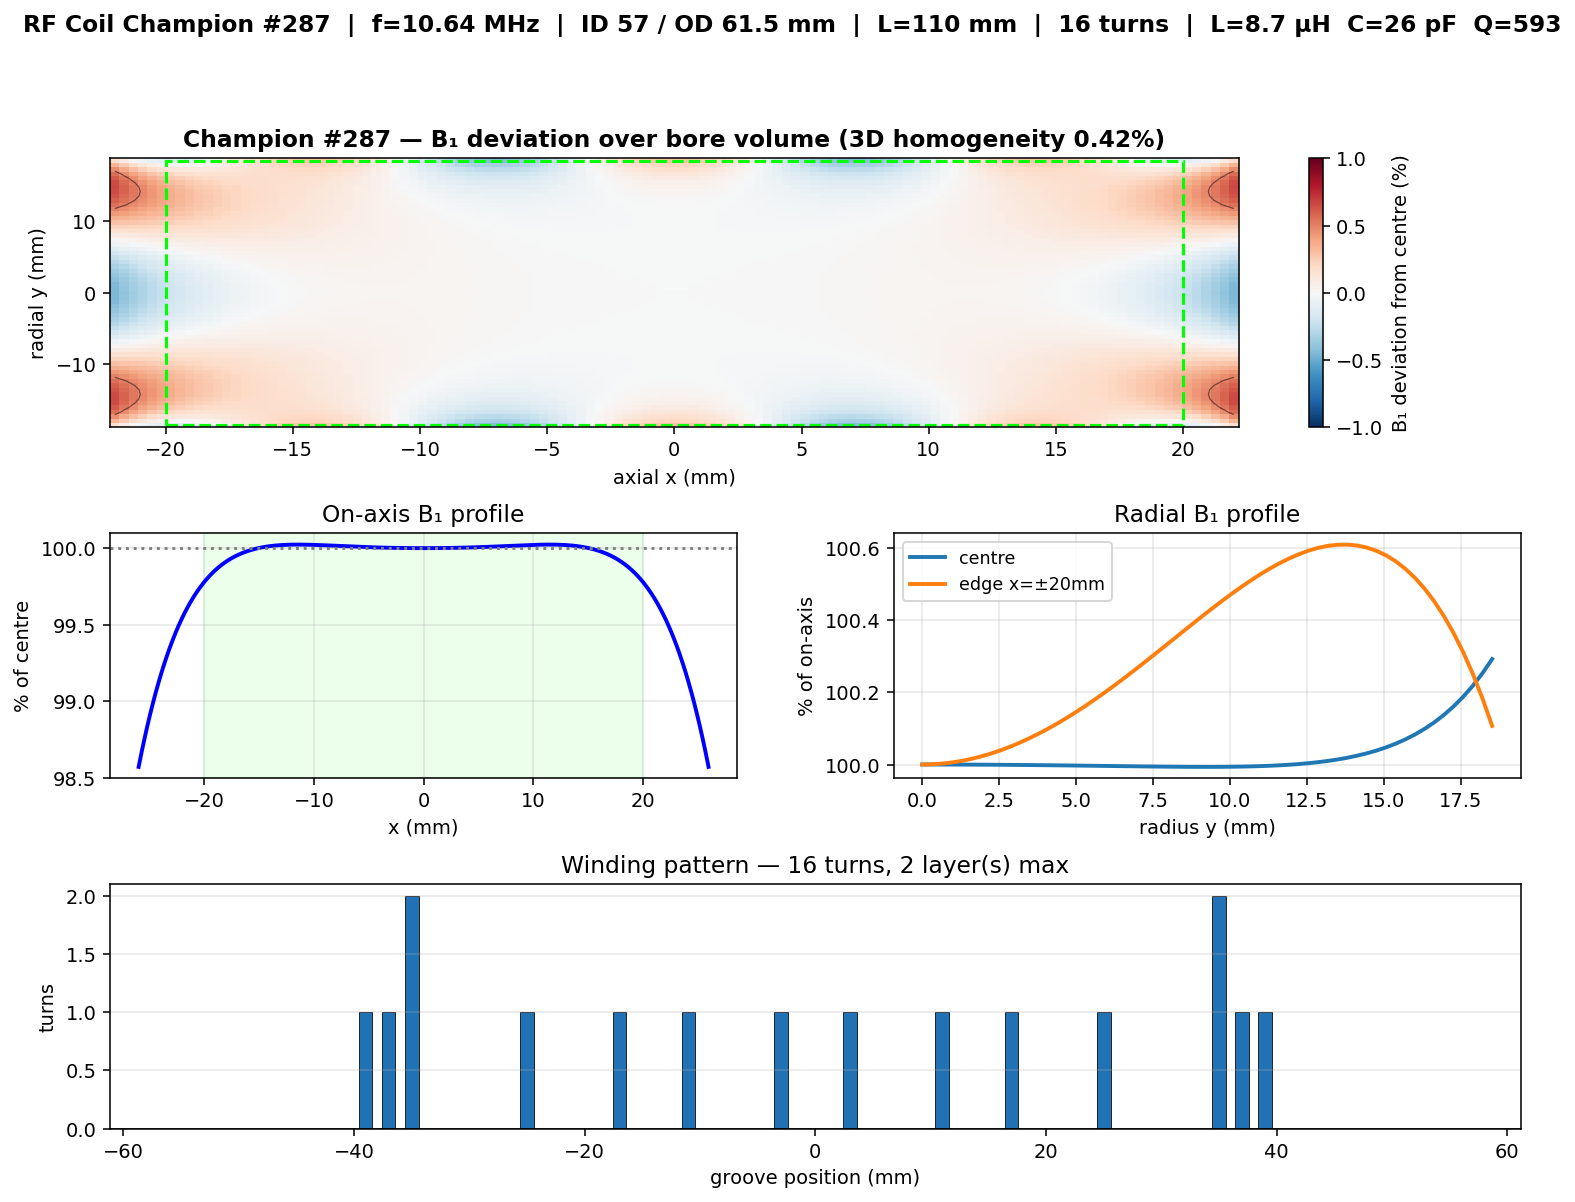

The script that saved this image:
"""
champion_report.py — Full report + figures for one design from results.json.

Usage: python champion_report.py [design_id]
If no id given, picks the best practical champion (C in [25,300]pF, Q>=350,
min true 3D homogeneity).
"""
import sys, json
import numpy as np
import matplotlib
matplotlib.use("Agg")
import matplotlib.pyplot as plt
from coil_core import (AWG, groove_positions_uniform, field_matrix_3d,
                       b1_single_loop_on_axis, F_OPERATING)


def pick_champion(designs):
    pr = [d for d in designs if d.get("fits") and "off_mag_pm" in d
          and 25 <= d["C_pF"] <= 300 and d["Q"] >= 350]
    pool = pr if pr else [d for d in designs if d.get("fits")]
    return min(pool, key=lambda d: d.get("off_mag_pm", d["max_error"]))


def main():
    store = json.load(open("results.json"))
    designs = store["designs"]
    if len(sys.argv) > 1:
        d = next(x for x in designs if x["id"] == int(sys.argv[1]))
    else:
        d = pick_champion(designs)

    R = d["coil_radius_mm"]/1000
    L = d["coil_length_mm"]/1000
    former = d["former_mm"]/1000
    wire_ins = AWG[d["awg"]][1]
    M = d["M"]; w = np.array(d["windings"])
    gpos = groove_positions_uniform(L, M)
    fov = d["fov_half_mm"]/1000
    r_frac = d.get("r_frac", 0.65)

    # ---- 2D field map over the bore (x axial, y radial) ----
    nx, ny = 121, 61
    xs = np.linspace(-fov*1.1, fov*1.1, nx)
    ys = np.linspace(-r_frac*R, r_frac*R, ny)
    XX, YY = np.meshgrid(xs, ys)
    B = field_matrix_3d(gpos, R, XX.ravel(), YY.ravel(), n_seg=240) @ w
    B = B.reshape(YY.shape)
    ctr = B[np.argmin(np.abs(ys)), np.argmin(np.abs(xs))]
    dev = (B - ctr)/ctr*100

    fig = plt.figure(figsize=(13, 9))
    gs = fig.add_gridspec(3, 2, height_ratios=[1.1, 1, 1], hspace=0.42, wspace=0.25)

    # field-map deviation
    ax = fig.add_subplot(gs[0, :])
    vmax = max(1.0, np.percentile(np.abs(dev), 99))
    im = ax.pcolormesh(xs*1000, ys*1000, dev, cmap="RdBu_r", vmin=-vmax, vmax=vmax, shading="auto")
    ax.contour(xs*1000, ys*1000, np.abs(dev), levels=[0.5, 1, 2], colors="k", linewidths=0.6, alpha=0.5)
    ax.add_patch(plt.Rectangle((-fov*1000, -r_frac*R*1000), 2*fov*1000, 2*r_frac*R*1000,
                 fill=False, ec="lime", lw=1.6, ls="--"))
    plt.colorbar(im, ax=ax, label="B₁ deviation from centre (%)")
    ax.set_title(f"Champion #{d['id']} — B₁ deviation over bore volume "
                 f"(3D homogeneity {d['off_mag_pm']*100:.2f}%)", fontweight="bold")
    ax.set_xlabel("axial x (mm)"); ax.set_ylabel("radial y (mm)")

    # on-axis + radial profiles
    ax = fig.add_subplot(gs[1, 0])
    xline = np.linspace(-fov*1.3, fov*1.3, 200)
    Bax = np.zeros_like(xline)
    for m in np.nonzero(w)[0]:
        Bax += w[m]*b1_single_loop_on_axis(gpos[m], R, xline)
    ax.plot(xline*1000, Bax/Bax[len(Bax)//2]*100, "b-", lw=2)
    ax.axhline(100, color="grey", ls=":"); ax.axvspan(-fov*1000, fov*1000, color="lime", alpha=0.08)
    ax.set_title("On-axis B₁ profile"); ax.set_xlabel("x (mm)"); ax.set_ylabel("% of centre")
    ax.grid(alpha=0.3)

    ax = fig.add_subplot(gs[1, 1])
    for xpos, lab in [(0, "centre"), (fov, f"edge x=±{fov*1000:.0f}mm")]:
        yr = np.linspace(0, r_frac*R, 60)
        Br = field_matrix_3d(gpos, R, np.full_like(yr, xpos), yr, n_seg=240) @ w
        ax.plot(yr*1000, Br/Br[0]*100, lw=2, label=lab)
    ax.set_title("Radial B₁ profile"); ax.set_xlabel("radius y (mm)"); ax.set_ylabel("% of on-axis")
    ax.legend(fontsize=9); ax.grid(alpha=0.3)

    # winding pattern
    ax = fig.add_subplot(gs[2, :])
    colors = ["#2171B5" if n > 0 else "#CB181D" for n in w]
    ax.bar(gpos*1000, w, width=0.6*L*1000/M, color=colors, edgecolor="k", lw=0.4)
    ax.axhline(0, color="k", lw=0.8)
    ax.set_title(f"Winding pattern — {d['total_turns']} turns, {d['n_max']} layer(s) max")
    ax.set_xlabel("groove position (mm)"); ax.set_ylabel("turns")
    ax.grid(alpha=0.3, axis="y")

    fig.suptitle(
        f"RF Coil Champion #{d['id']}  |  f=10.64 MHz  |  ID {d['ID_mm']:.0f} / OD {d['OD_mm']:.1f} mm  "
        f"|  L={d['coil_length_mm']:.0f} mm  |  {d['total_turns']} turns  "
        f"|  L={d['L_uH']:.1f} µH  C={d['C_pF']:.0f} pF  Q={d['Q']:.0f}",
        fontsize=12, fontweight="bold", y=0.995)
    fig.savefig("champion_report.png", dpi=140, bbox_inches="tight")
    print("Saved champion_report.png")

    # ---- buildable winding table ----
    print(f"\n=== CHAMPION #{d['id']} — BUILD SPEC ===")
    print(f"  f_operating   : 10.64 MHz")
    print(f"  Inner diameter: {d['ID_mm']:.1f} mm   (radius {d['coil_radius_mm']:.2f} mm)")
    print(f"  Outer diameter: {d['OD_mm']:.1f} mm   (<= 64 mm OK)")
    print(f"  Former wall   : {d['former_mm']:.2f} mm")
    print(f"  Coil length   : {d['coil_length_mm']:.0f} mm,  {d['M']} groove positions")
    print(f"  Wire          : AWG {d['awg']}")
    print(f"  Layers (max)  : {d['max_layers']}")
    print(f"  Total turns   : {d['total_turns']}  (fwd {d['n_forward']}, buck {d['n_bucking']})")
    print(f"  Inductance    : {d['L_uH']:.2f} µH")
    print(f"  Tuning cap    : {d['C_pF']:.1f} pF (parallel)")
    print(f"  Q factor      : {d['Q']:.0f}")
    print(f"  3D B1 homog.  : {d['off_mag_pm']*100:.2f} %  over +-{d['fov_half_mm']:.0f} mm x Ø{2*r_frac*d['coil_radius_mm']:.0f} mm")
    print(f"  Flat<5% length: {d['flat5_mm']:.0f} mm")
    pitch = d['coil_length_mm']/(d['M']-1)
    print(f"\n  Groove pitch  : {pitch:.2f} mm")
    print(f"  Turn map (groove# : turns), position from -{d['coil_length_mm']/2:.0f}mm:")
    row = []
    for m, n in enumerate(w):
        if n != 0:
            row.append(f"g{m+1}({gpos[m]*1000:+.0f}mm):{int(n):+d}")
    for i in range(0, len(row), 4):
        print("    " + "  ".join(row[i:i+4]))


if __name__ == "__main__":
    main()
